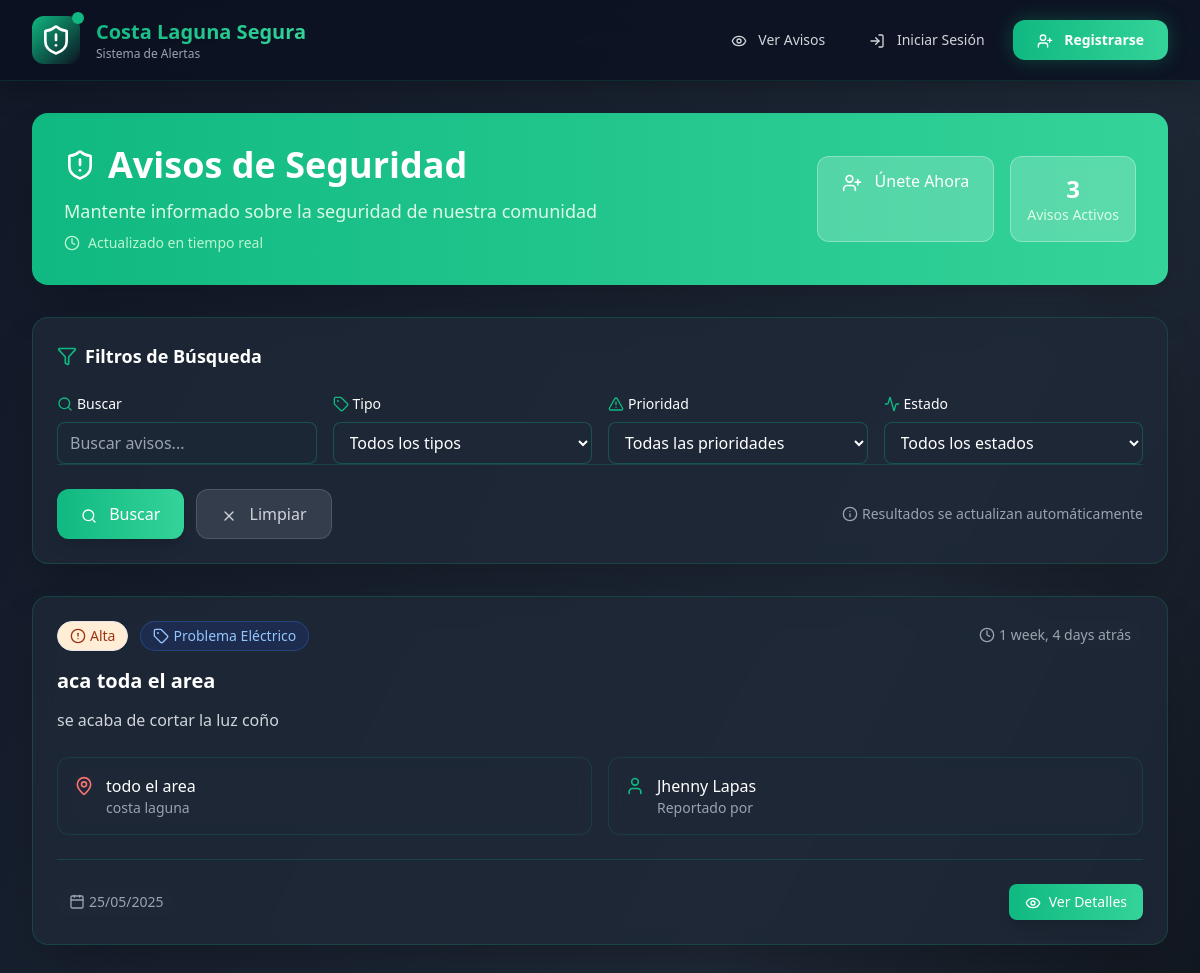
Page /avisos/ on the earlier database version.
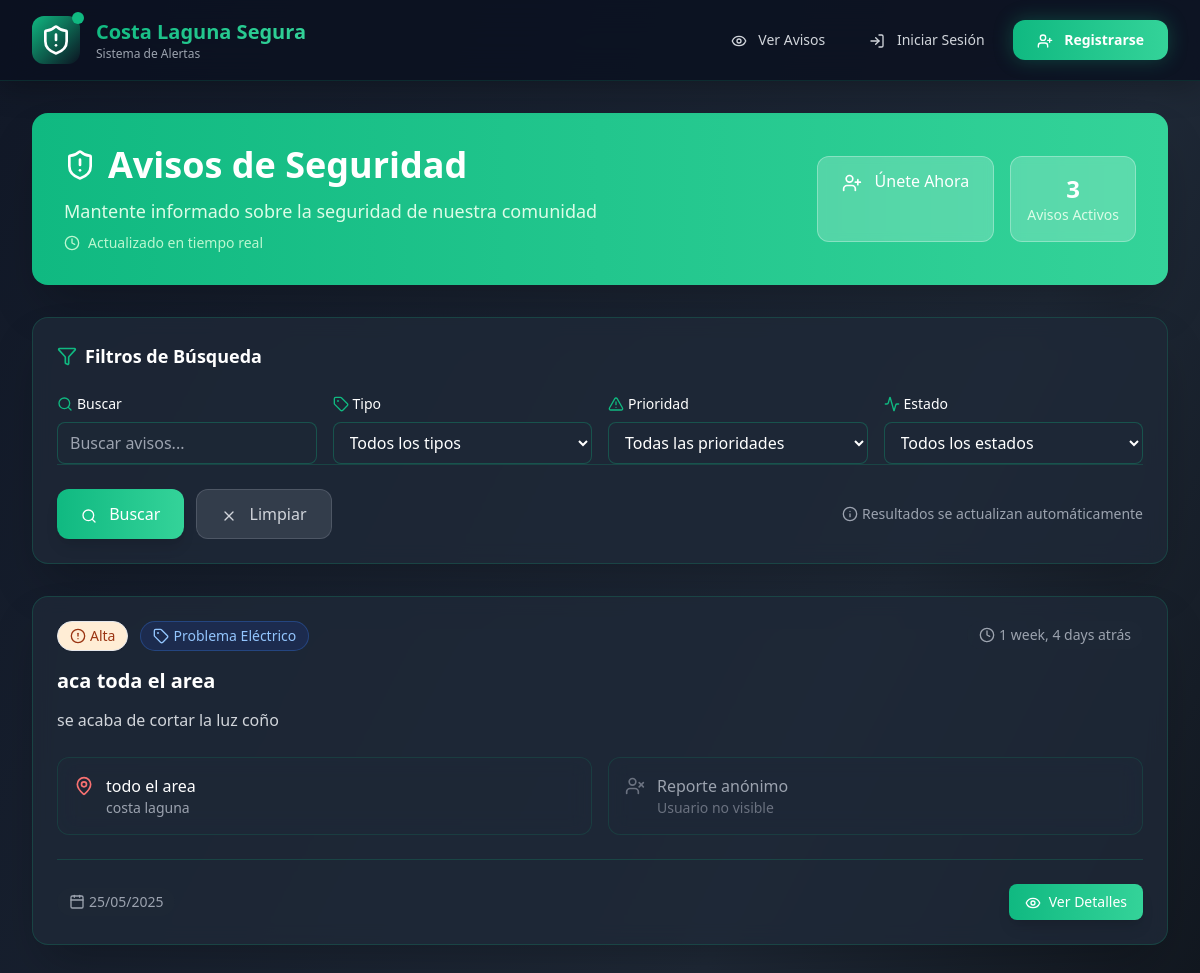
Same page on the later database version.
### avisos/models.py (models this page shows, shortened)
class Aviso(models.Model):
    PRIORIDAD_CHOICES = [
        ('baja', 'Baja'),
        ('media', 'Media'),
        ('alta', 'Alta'),
        ('urgente', 'Urgente'),
    ]
    STATUS_CHOICES = [
        ('activo', 'Activo'),
        ('resuelto', 'Resuelto'),
        ('en_proceso', 'En Proceso'),
    ]
    titulo = models.CharField(
        max_length=200,
        validators=[MinLengthValidator(5, "El título debe tener al menos 5 caracteres")]
    )
    descripcion = models.TextField(
        validators=[MinLengthValidator(10, "La descripción debe tener al menos 10 caracteres")]
    )
    tipo = models.ForeignKey(
        TipoAviso,
        on_delete=models.CASCADE,
        related_name='avisos'
    )
    prioridad = models.CharField(max_length=10, choices=PRIORIDAD_CHOICES, default='media')
    status = models.CharField(max_length=15, choices=STATUS_CHOICES, default='activo')
    direccion = models.CharField(max_length=300)
    sector = models.CharField(
        max_length=100,
        help_text="Ej: Costa Laguna, Manzana A, Block 15"
    )
    telefono_regex = RegexValidator(
        regex=r'^(\+56|56)?9[0-9]{8}$',
        message="Formato válido: +56912345678 o 912345678 (celular chileno)"
    )
    telefono_contacto = models.CharField(
        validators=[telefono_regex],
        max_length=17,
        blank=True,
        help_text="Teléfono de contacto opcional"
    )
    usuario = models.ForeignKey(User, on_delete=models.CASCADE)
    fecha_creacion = models.DateTimeField(default=timezone.now)
    fecha_actualizacion = models.DateTimeField(auto_now=True)
    ip_creacion = models.GenericIPAddressField(null=True, blank=True)
    imagen = models.ImageField(upload_to='avisos/%Y/%m/', blank=True, null=True)
    es_anonimo = models.BooleanField(default=False)
    verificado_por_admin = models.BooleanField(default=False)
    activo = models.BooleanField(default=True)
    class Meta:
        ordering = ['-fecha_creacion']
        verbose_name = 'Aviso'
        verbose_name_plural = 'Avisos'
    def get_prioridad_bg_color(self):
        colors = {
            'baja': 'bg-green-100 text-green-800',
            'media': 'bg-yellow-100 text-yellow-800',
            'alta': 'bg-orange-100 text-orange-800',
            'urgente': 'bg-red-100 text-red-800'
        }
        return colors.get(self.prioridad, 'bg-gray-100 text-gray-800')
    def tiempo_transcurrido(self):
        from django.utils.timesince import timesince
        return timesince(self.fecha_creacion)
    def get_tipo_display(self):
        return self.tipo.get_nombre_display()

class TipoAviso(models.Model):
    TIPOS_CHOICES = [
        ('robo_casa', 'Robo a Casa'),
        ('robo_vehiculo', 'Robo de Vehículo'),
        ('asalto', 'Asalto'),
        ('vehiculo_sospechoso', 'Vehículo Sospechoso'),
        ('persona_sospechosa', 'Persona Sospechosa'),
        ('accidente', 'Accidente de Tránsito'),
        ('emergencia_medica', 'Emergencia Médica'),
        ('incendio', 'Incendio'),
        ('vandalismo', 'Vandalismo'),
        ('problema_electrico', 'Problema Eléctrico'),
        ('otros', 'Otros')
    ]
    ICONOS_MAP = {
        'robo_casa': 'home',
        'robo_vehiculo': 'car',
        'asalto': 'alert-triangle',
        'vehiculo_sospechoso': 'car',
        'persona_sospechosa': 'user-x',
        'accidente': 'zap',
        'emergencia_medica': 'heart',
        'incendio': 'flame',
        'vandalismo': 'hammer',
        'problema_electrico': 'zap',
        'otros': 'info'
    }
    COLORES_MAP = {
        'robo_casa': 'red',
        'robo_vehiculo': 'red',
        'asalto': 'red',
        'vehiculo_sospechoso': 'orange',
        'persona_sospechosa': 'orange',
        'accidente': 'yellow',
        'emergencia_medica': 'red',
        'incendio': 'red',
        'vandalismo': 'orange',
        'problema_electrico': 'yellow',
        'otros': 'gray'
    }
    nombre = models.CharField(max_length=50, choices=TIPOS_CHOICES, unique=True)
    descripcion = models.TextField(blank=True)
    activo = models.BooleanField(default=True)
    fecha_creacion = models.DateTimeField(auto_now_add=True)
    class Meta:
        verbose_name = 'Tipo de Aviso'
        verbose_name_plural = 'Tipos de Avisos'
        ordering = ['nombre']

### avisos/views.py (the view, shortened to what this page needs)
# urls.py: path('avisos/', views.AvisoListView.as_view(), name='lista_avisos'),
class AvisoListView(ListView):
    model = Aviso
    template_name = 'listavisos.html'
    context_object_name = 'avisos'
    paginate_by = 10
    def get_queryset(self):
        queryset = Aviso.objects.filter(activo=True).select_related('tipo', 'usuario')
        form = BusquedaForm(self.request.GET)
        if form.is_valid():
            q = form.cleaned_data.get('q')
            tipo = form.cleaned_data.get('tipo')
            prioridad = form.cleaned_data.get('prioridad')
            status = form.cleaned_data.get('status')
            if tipo:
                queryset = queryset.filter(tipo=tipo)
            if prioridad:
                queryset = queryset.filter(prioridad=prioridad)
            if status:
                queryset = queryset.filter(status=status)
        return queryset.order_by('-fecha_creacion')
    def get_context_data(self, **kwargs):
        context = super().get_context_data(**kwargs)
        context['form'] = BusquedaForm(self.request.GET)
        return context

### avisos/forms.py
class BusquedaForm(forms.Form):
    q = forms.CharField(
        max_length=200,
        required=False,
        widget=forms.TextInput(attrs={
            'class': 'form-input',
            'placeholder': 'Buscar avisos...'
        })
    )
    tipo = forms.ModelChoiceField(
        queryset=TipoAviso.objects.filter(activo=True),
        required=False,
        empty_label="Todos los tipos",
        widget=forms.Select(attrs={
            'class': 'form-input'
        })
    )
    prioridad = forms.ChoiceField(
        choices=[('', 'Todas las prioridades')] + Aviso.PRIORIDAD_CHOICES,
        required=False,
        widget=forms.Select(attrs={
            'class': 'form-input'
        })
    )
    status = forms.ChoiceField(
        choices=[('', 'Todos los estados')] + Aviso.STATUS_CHOICES,
        required=False,
        widget=forms.Select(attrs={
            'class': 'form-input'
        })
    )
    def __init__(self, *args, **kwargs):
        super().__init__(*args, **kwargs)
        self.fields['tipo'].label_from_instance = lambda obj: obj.get_display_name()

### templates/listavisos.html (shortened to what the changed rows need)
<!DOCTYPE html>
<html lang="es">
<head>
    <script src="https://cdn.tailwindcss.com"></script>
</head>
<body class="bg-gradient-to-br from-costa-black via-costa-gray-dark to-black min-h-screen">
    <nav class="navbar-blur sticky top-0 z-50">
    <div class="max-w-7xl mx-auto px-4 sm:px-6 lg:px-8">
        <div class="flex justify-between items-center h-20">
            <div class="flex-shrink-0 flex items-center">
                <a href="{% url 'home' %}" class="flex items-center animate-fade-in group logo-glow">
                    <div class="hidden sm:block">
                        <h1 class="text-white text-xl font-bold text-gradient group-hover:scale-105 transition-transform">
                            Costa Laguna Segura
                        </h1>
                    </div>
                </a>
            </div>
        </div>
    </div>
</nav>
    <div class="max-w-7xl mx-auto px-4 sm:px-6 lg:px-8 py-8">
        <div class="bg-gradient-to-r from-costa-green to-costa-green-light rounded-2xl p-8 mb-8 text-white shadow-2xl animate-fade-in">
            <div class="flex flex-col lg:flex-row justify-between items-start lg:items-center">
                <div class="mb-6 lg:mb-0">
                    <h1 class="text-3xl md:text-4xl font-bold mb-3 flex items-center">
                        <i data-lucide="shield-alert" class="h-8 w-8 mr-3 animate-float"></i>
                        Avisos de Seguridad
                    </h1>
                </div>
            </div>
        </div>
        <div class="glassmorphism rounded-2xl shadow-2xl p-6 mb-8 animate-slide-up">
            <div class="flex items-center justify-between mb-6">
                <h2 class="text-lg font-semibold text-white flex items-center">
                    <i data-lucide="filter" class="h-5 w-5 mr-2 text-costa-green"></i>
                    Filtros de Búsqueda
                </h2>
            </div>
        </div>
        <div class="space-y-6">
            {% for aviso in avisos %}
            <div class="glassmorphism rounded-2xl shadow-2xl overflow-hidden card-hover group animate-slide-up" style="animation-delay: {{ forloop.counter0|add:2 }}00ms;">
                <div class="p-6">
                    <div class="flex flex-col sm:flex-row justify-between items-start mb-4">
                        <div class="flex flex-wrap items-center gap-3 mb-3 sm:mb-0">
                            <span class="inline-flex items-center px-3 py-1 rounded-full text-sm font-medium {{ aviso.get_prioridad_bg_color }} shadow-sm border border-opacity-30">
                                <i data-lucide="{% if aviso.prioridad == 'urgente' %}alert-triangle{% elif aviso.prioridad == 'alta' %}alert-circle{% elif aviso.prioridad == 'media' %}info{% else %}check-circle{% endif %}" class="h-4 w-4 mr-1"></i>
                                {{ aviso.get_prioridad_display }}
                            </span>
                            <span class="inline-flex items-center px-3 py-1 rounded-full text-sm font-medium bg-blue-900/30 text-blue-300 border border-blue-500/30">
                                <i data-lucide="tag" class="h-4 w-4 mr-1"></i>
                                {{ aviso.get_tipo_display }}
                            </span>
                        </div>
                        <div class="text-sm text-gray-400 flex items-center bg-costa-gray-dark/50 px-3 py-1 rounded-full">
                            <i data-lucide="clock" class="h-4 w-4 mr-1"></i>
                            {{ aviso.tiempo_transcurrido }} atrás
                        </div>
                    </div>
                    <h2 class="text-xl font-semibold text-white mb-3 group-hover:text-costa-green transition-colors">
                        <a href="{% url 'aviso_detalle' aviso.pk %}" class="block flex items-center">
                        </a>
                    </h2>
                    <p class="text-gray-300 mb-6 leading-relaxed">{{ aviso.descripcion|truncatewords:30 }}</p>
                    <div class="grid grid-cols-1 md:grid-cols-2 gap-4 mb-6">
                        <div class="glassmorphism-light p-4 rounded-xl">
                            <div class="flex items-start">
                                <i data-lucide="map-pin" class="h-5 w-5 mr-3 text-red-400 mt-0.5"></i>
                                <div>
                                    <div class="font-medium text-white">{{ aviso.direccion }}</div>
                                    <div class="text-gray-400 text-sm">{{ aviso.sector }}</div>
                                </div>
                            </div>
                        </div>
                        <div class="glassmorphism-light p-4 rounded-xl">
                            <div class="flex items-start">
                                {% if not aviso.es_anonimo %}
                                    <i data-lucide="user" class="h-5 w-5 mr-3 text-costa-green mt-0.5"></i>
                                    <div>
                                        <div class="font-medium text-white">{{ aviso.usuario.get_full_name|default:aviso.usuario.username }}</div>
                                        <div class="text-gray-400 text-sm">Reportado por</div>
                                    </div>
                                {% else %}
                                    <i data-lucide="user-x" class="h-5 w-5 mr-3 text-gray-500 mt-0.5"></i>
                                    <div>
                                        <div class="font-medium text-gray-400">Reporte anónimo</div>
                                        <div class="text-gray-500 text-sm">Usuario no visible</div>
                                    </div>
                                {% endif %}
                            </div>
                        </div>
                    </div>
                    <div class="flex flex-col sm:flex-row justify-between items-start sm:items-center pt-6 border-t border-costa-green/20">
                        <div class="flex items-center space-x-4 text-sm text-gray-400 mb-3 sm:mb-0">
                            <span class="flex items-center bg-costa-gray-dark/50 px-3 py-1 rounded-full">
                                <i data-lucide="calendar" class="h-4 w-4 mr-1"></i>
                                {{ aviso.fecha_creacion|date:"d/m/Y" }}
                            </span>
                        </div>
                        <div class="flex items-center space-x-3">
                            <a href="{% url 'aviso_detalle' aviso.pk %}" class="group bg-gradient-to-r from-costa-green to-costa-green-light text-white px-4 py-2 rounded-lg text-sm hover:from-costa-green-dark hover:to-costa-green transition-all font-medium transform hover:scale-105 shadow-lg">
                                <i data-lucide="eye" class="inline h-4 w-4 mr-1 group-hover:scale-110 transition-transform"></i>
                                Ver Detalles
                            </a>
                        </div>
                    </div>
                </div>
            </div>
            {% endfor %}
        </div>
    </div>
</body>
</html>

Differences in the rows shown:
changed Aviso "se acaba de cortar la luz coño": usuario.get_full_name "Jhenny Lapas" → (not shown); es_anonimo "Reportado por" → "Reporte anónimo Usuario no visible"
